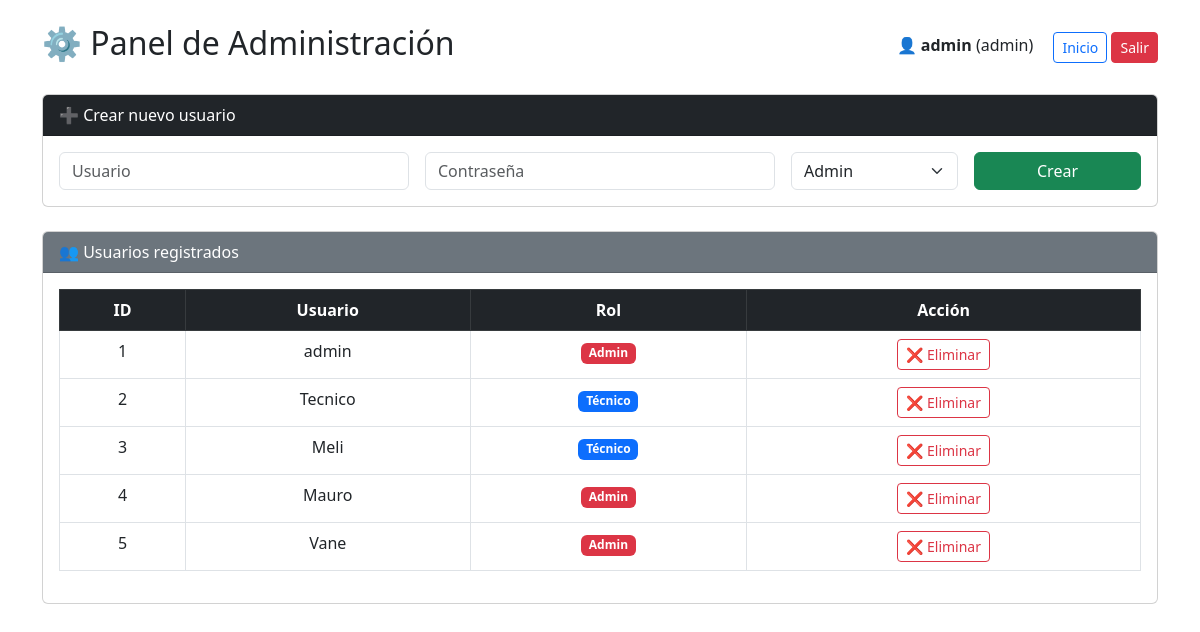
/admin (signed in), run on an earlier commit of the app's database.
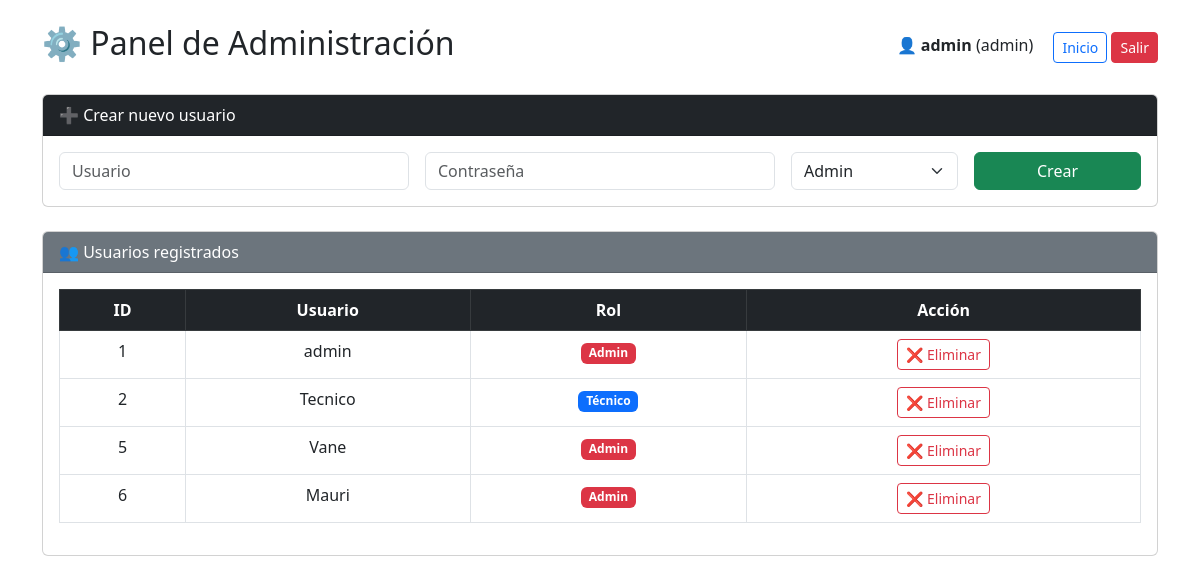
And on a later commit of the database.
### tables this page shows
CREATE TABLE usuarios (
        id INTEGER PRIMARY KEY AUTOINCREMENT,
        usuario TEXT UNIQUE,
        password TEXT,
        rol TEXT
    );

### app_web.py (the view)
@app.route("/admin")
def admin():
    if not session.get("logueado"):
        return redirect("/login")
    if session.get("rol") != "admin":
        return "⛔ Acceso solo para administradores"
    conexion = sqlite3.connect("calibraciones_4.db")
    cursor = conexion.cursor()
    cursor.execute("SELECT id, usuario, rol FROM usuarios")
    usuarios = cursor.fetchall()
    conexion.close()
    return render_template("admin.html", usuarios=usuarios)

### templates/admin.html (shortened to what this page needs)
<!DOCTYPE html>
<html>
<head>
    <link href="https://cdn.jsdelivr.net/npm/bootstrap@5.3.0/dist/css/bootstrap.min.css" rel="stylesheet">
</head>
<body>
<div class="container mt-4">
    <div class="d-flex justify-content-between align-items-center mb-4">
        <h2>⚙️ Panel de Administración</h2>
        <div>
            <span class="me-3">
                👤 <strong>{{ session.usuario }}</strong> ({{ session.rol }})
            </span>
            <a href="/" class="btn btn-outline-primary btn-sm">Inicio</a>
            <a href="/logout" class="btn btn-danger btn-sm">Salir</a>
        </div>
    </div>
    <div class="card mb-4">
        <div class="card-header bg-dark text-white">
            ➕ Crear nuevo usuario
        </div>
        <div class="card-body">
            <form method="POST" action="/crear_usuario" class="row g-3">
                <div class="col-md-4">
                    <input type="text" name="usuario" class="form-control" placeholder="Usuario" required>
                </div>
                <div class="col-md-4">
                    <input type="password" name="password" class="form-control" placeholder="Contraseña" required>
                </div>
                <div class="col-md-2">
                    <select name="rol" class="form-select">
                        <option value="admin">Admin</option>
                    </select>
                </div>
                <div class="col-md-2">
                    <button type="submit" class="btn btn-success w-100">Crear</button>
                </div>
            </form>
        </div>
    </div>
    <div class="card">
        <div class="card-header bg-secondary text-white">
            👥 Usuarios registrados
        </div>
        <div class="card-body">
            <table class="table table-hover table-bordered text-center">
                <thead class="table-dark">
                    <tr>
                        <th>ID</th>
                        <th>Usuario</th>
                        <th>Rol</th>
                        <th>Acción</th>
                    </tr>
                </thead>
                <tbody>
                {% for u in usuarios %}
                    <tr>
                        <td>{{ u[0] }}</td>
                        <td>{{ u[1] }}</td>
                        <td>
                            {% if u[2] == "admin" %}
                                <span class="badge bg-danger">Admin</span>
                            {% else %}
                                <span class="badge bg-primary">Técnico</span>
                            {% endif %}
                        </td>
                        <td>
                            <a href="/eliminar_usuario/{{ u[0] }}"
                               class="btn btn-outline-danger btn-sm"
                               onclick="return confirm('¿Eliminar usuario?')">
                                ❌ Eliminar
                            </a>
                        </td>
                    </tr>
                {% endfor %}
                </tbody>
            </table>
        </div>
    </div>
</div>
</body>
</html>

What changed in the data, as far as the page shows it:
removed usuarios: id "3", usuario "Meli", rol "Técnico"
removed usuarios: id "4", usuario "Mauro", rol "Admin"
added usuarios: id "6", usuario "Mauri", rol "Admin"
